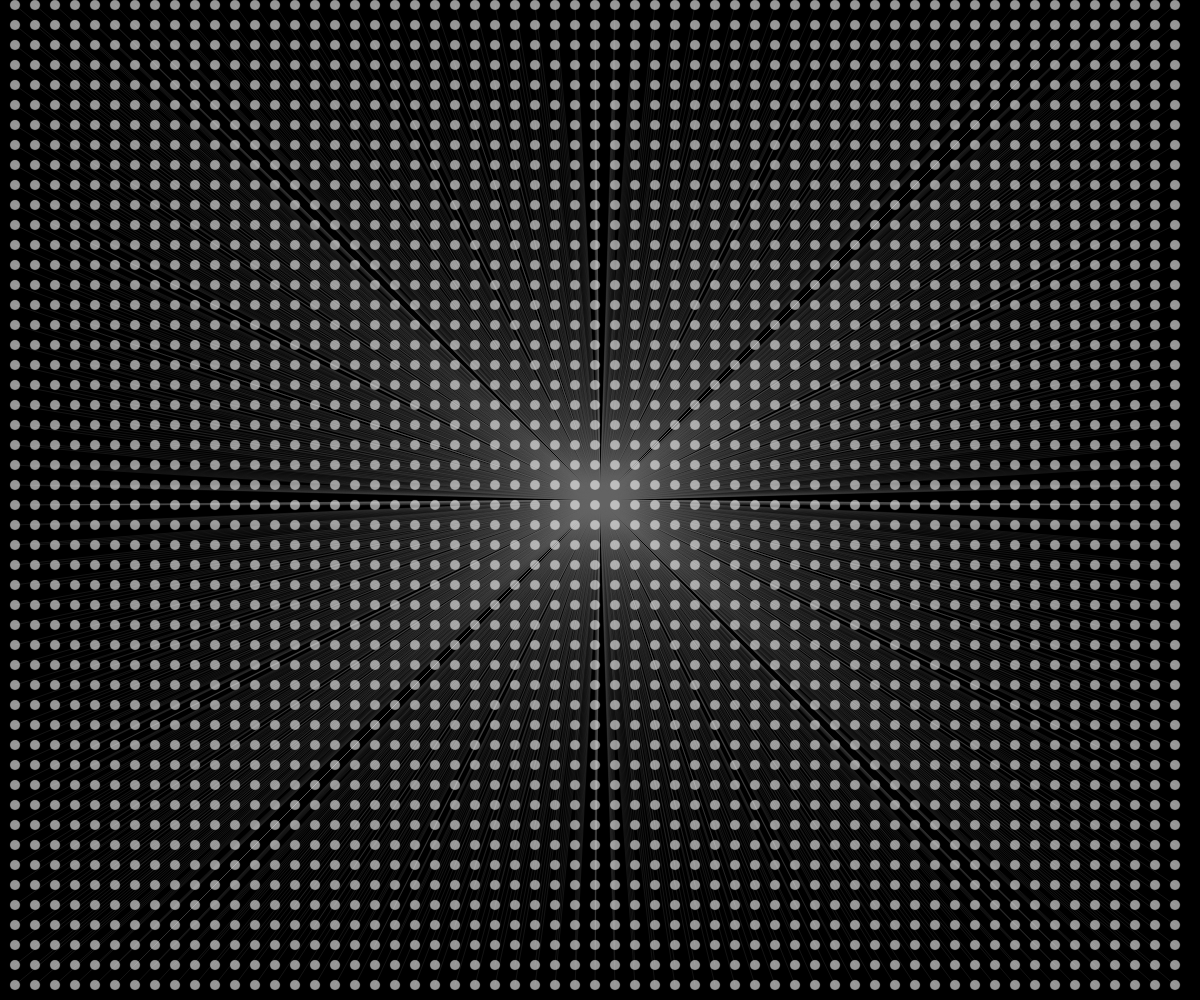
Frame 1 (no input)
Frame 2 (the mouse pressed at the canvas centre, redrawn once): identical to frame 1, image omitted

The p5.js sketch that drew this single still picture (run headless with seeded random() and noise() and a simulated clock; the mouse was pressed at the canvas centre and the sketch redrawn once):

// p5.js sketch
// ── sketch.js
function setup() {
  createCanvas(windowWidth, windowHeight);
  noLoop();
}

function windowResized() {
  resizeCanvas(windowWidth, windowHeight);
  draw();
}

function draw() {
  background(0);
  stroke(102);
  strokeWeight(0.2);
  fill(255, 255, 255, 150);
  const padding = 10;
  const r = 10;
  const size = 20;
  const cols = ((windowWidth - padding * 2) / size) | 0;
  const rows = (windowHeight / size) | 0;
  const cx = windowWidth / 2;
  const cy = windowHeight / 2;
  for (let i = 0; i < rows; i += 1) {
    const y = windowHeight - padding - r / 2 - i * size;
    for (let j = 0; j < cols; j += 1) {
      const x = padding + r / 2 + j * size;
      line(x, y, cx, cy);
    }
  }

  for (let i = 0; i < rows; i += 1) {
    const y = windowHeight - padding - r / 2 - i * size;
    for (let j = 0; j < cols; j += 1) {
      const x = padding + r / 2 + j * size;
      ellipse(x, y, r, r);
    }
  }
}
